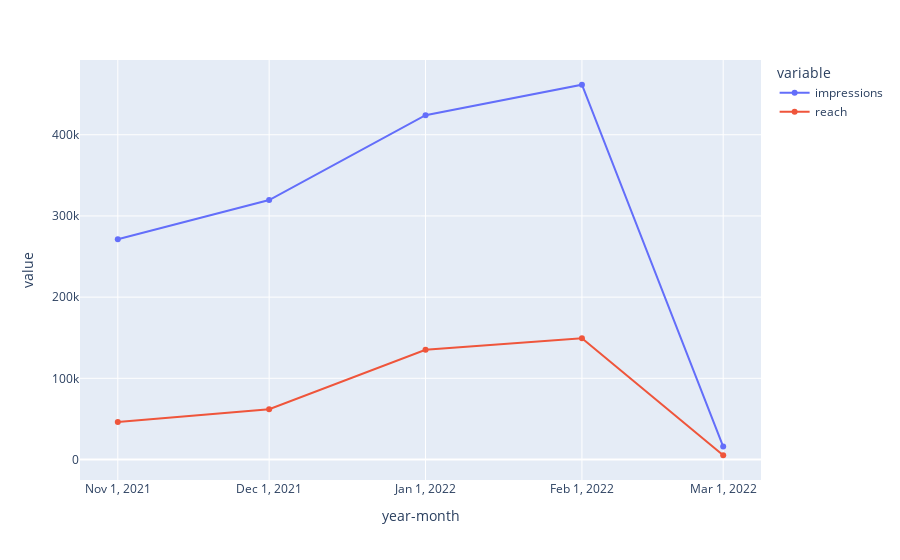

The code cell stored with this chart in its notebook:
### Code cell
import plotly.express as px
def plot_account_insights(
        input_df, groupby='year-month', agg='sum',
        metric_column_suffix='value', timezone='Canada/Pacific'):
    df = process_account_insights(input_df, timezone=timezone)
    metrics = df.columns[df.columns.str.contains('_'+metric_column_suffix)].tolist()

    df = df.filter(items=metrics+[groupby]).groupby(groupby).agg(agg)
    df.columns = df.columns.str.replace(f'_{metric_column_suffix}', f'', regex=False)
    fig = px.line(df, markers=True)
    fig.update_xaxes(tickvals=df.index)
    # fig.update_xaxes(tickvals=df.index.period('M'))
    fig.show()
    return df

df_plot = plot_account_insights(df, timezone='Australia/Sydney')

### Figure 1 — Plotly figure (JSON) as saved in the notebook; plotly's stock layout.template omitted (floating-point values rounded to 4 significant figures)
{"data": [{"hovertemplate": "variable=impressions<br>year-month=%{x}<br>value=%{y}<extra></extra>", "legendgroup": "impressions", "line": {"color": "#636efa", "dash": "solid"}, "marker": {"symbol": "circle"}, "mode": "markers+lines", "name": "impressions", "orientation": "v", "showlegend": true, "type": "scatter", "x": ["2021-11-01T00:00:00", "2021-12-01T00:00:00", "2022-01-01T00:00:00", "2022-02-01T00:00:00", "2022-03-01T00:00:00"], "xaxis": "x", "y": [271376, 319635, 424184, 461634, 15874], "yaxis": "y"}, {"hovertemplate": "variable=reach<br>year-month=%{x}<br>value=%{y}<extra></extra>", "legendgroup": "reach", "line": {"color": "#EF553B", "dash": "solid"}, "marker": {"symbol": "circle"}, "mode": "markers+lines", "name": "reach", "orientation": "v", "showlegend": true, "type": "scatter", "x": ["2021-11-01T00:00:00", "2021-12-01T00:00:00", "2022-01-01T00:00:00", "2022-02-01T00:00:00", "2022-03-01T00:00:00"], "xaxis": "x", "y": [46066, 62001, 135122, 149441, 5209], "yaxis": "y"}], "layout": {"legend": {"title": {"text": "variable"}, "tracegroupgap": 0}, "margin": {"t": 60}, "xaxis": {"anchor": "y", "domain": [0, 1], "tickvals": ["2021-11-01T00:00:00", "2021-12-01T00:00:00", "2022-01-01T00:00:00", "2022-02-01T00:00:00", "2022-03-01T00:00:00"], "title": {"text": "year-month"}}, "yaxis": {"anchor": "x", "domain": [0, 1], "title": {"text": "value"}}}}
